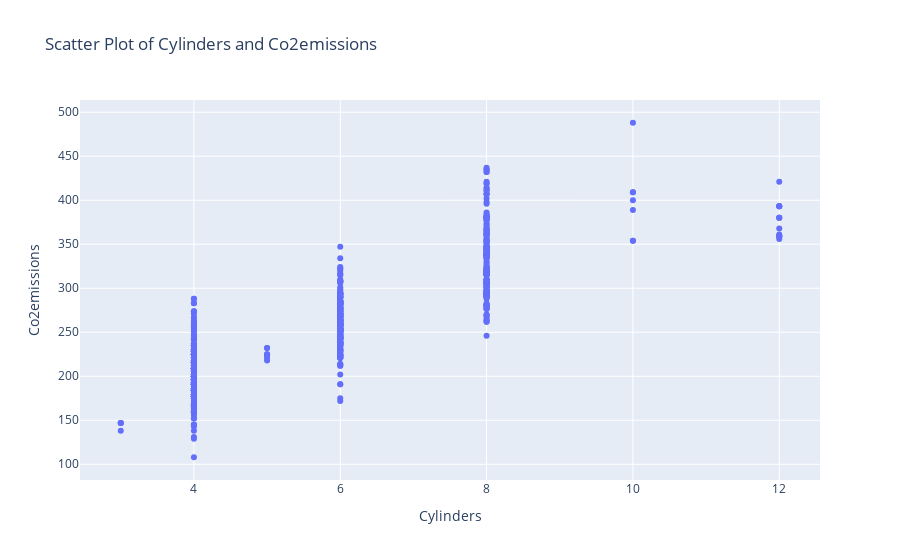

Here is the notebook cell this chart was saved with:
### Code cell
# Training and testing the model Cylinder and Co2emissions
x_train, x_test, y_train, y_test = train_test_split(df.CYLINDERS,df.CO2EMISSIONS)
fig=px.scatter(x= x_train,y=y_train, title='Scatter Plot of Cylinders and Co2emissions',
          labels={'x':'Cylinders', 'y':'Co2emissions'})
fig.update_layout(showlegend=False)
fig.show()

### Figure 1 — Plotly figure (JSON) as saved in the notebook; plotly's stock layout.template omitted (floating-point values rounded to 4 significant figures; data arrays with more than 128 entries replaced by an {"elided": "..."} marker saying what was removed)
{"data": [{"hovertemplate": "Cylinders=%{x}<br>Co2emissions=%{y}<extra></extra>", "legendgroup": "", "marker": {"color": "#636efa", "symbol": "circle"}, "mode": "markers", "name": "", "orientation": "v", "showlegend": false, "type": "scatter", "x": {"elided": "800 int values"}, "xaxis": "x", "y": {"elided": "800 int values"}, "yaxis": "y"}], "layout": {"legend": {"tracegroupgap": 0}, "showlegend": false, "title": {"text": "Scatter Plot of Cylinders and Co2emissions"}, "xaxis": {"anchor": "y", "domain": [0, 1], "title": {"text": "Cylinders"}}, "yaxis": {"anchor": "x", "domain": [0, 1], "title": {"text": "Co2emissions"}}}}
